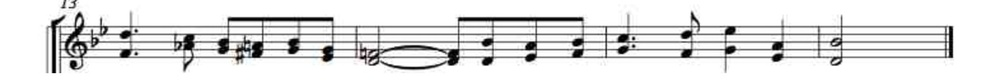
#> input picture data/staves/1.jpg, 1000 x 84 px, shrunk from 1572 x 132 before the run
$ python houghcircles.py 1.jpg   (Python 2 division)
#> lines starting #> are read from the running program, lines starting #| are printed output that depends on the picture; after the words box and inside, x2 and y2 are one past the last pixel; in counts of white or black regions, pixels touching at a corner belong together
#!/usr/bin/python

'''
This example illustrates how to use cv2.HoughCircles() function.

Usage:
    houghcircles.py [<image_name>]
    image argument defaults to ../data/board.jpg
'''

# Python 2/3 compatibility
from __future__ import print_function

import cv2
import numpy as np
import sys

if __name__ == '__main__':
    print(__doc__)

    try:
        fn = sys.argv[1]
    except IndexError:
        fn = "../data/board.jpg"

    src = cv2.imread(fn, 1)
#> src is the input picture: shape (84, 1000, 3); mean B, G, R 226, 226, 226
    img = cv2.cvtColor(src, cv2.COLOR_BGR2GRAY)
    img = cv2.medianBlur(img, 5)
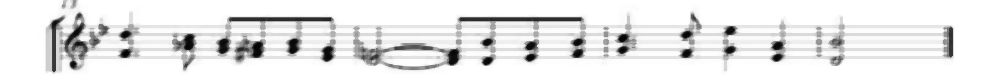
#> img: shape (84, 1000); min 3, max 255, mean 232.6
    cimg = src.copy() # numpy function

    circles = cv2.HoughCircles(img, cv2.HOUGH_GRADIENT, 1, 10, np.array([]), 100, 30,0, 30)
#> circles = [[366.5, 42.5, 18.3]]

    if circles is not None: # Check if circles have been found and only then iterate over these and add them to the image
	print("True")
        a, b, c = circles.shape
#> a = 1; b = 1; c = 3
        for i in range(b):
            cv2.circle(cimg, (circles[0][i][0], circles[0][i][1]), circles[0][i][2], (0, 0, 255), 3, cv2.LINE_AA)
            cv2.circle(cimg, (circles[0][i][0], circles[0][i][1]), 2, (0, 255, 0), 3, cv2.LINE_AA)  # draw center of circle
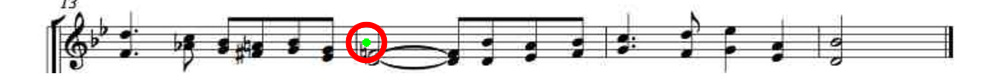
#> cimg: shape (84, 1000, 3); 1.05% of pixels changed, all inside (x1, y1, x2, y2) = (345, 21, 388, 64)

        cv2.imshow("detected circles", cimg)

    #cv2.imshow("source", src)
    cv2.waitKey(0)
